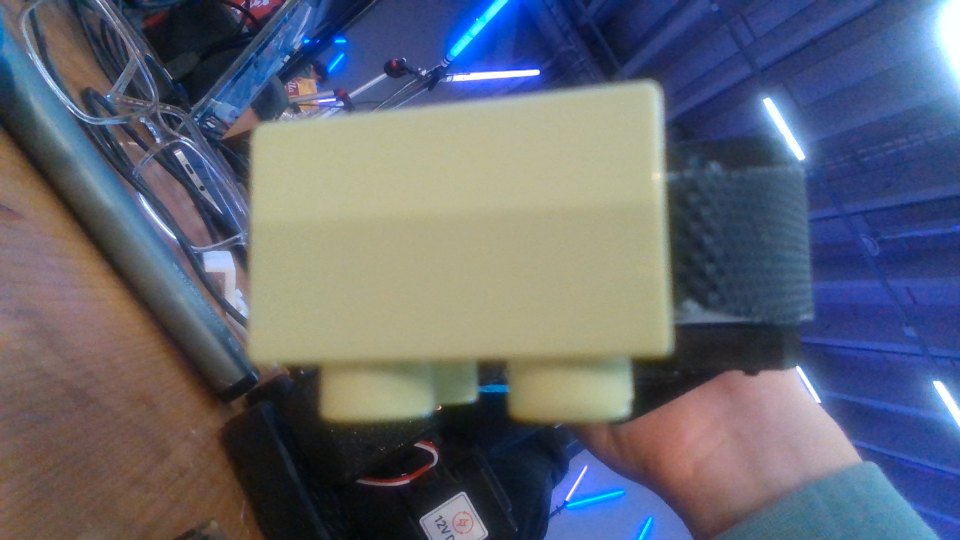
#> input picture vision/good/good/20261114_120115_4af69576_000.png, 1920 x 1080 px (shown at 1/2 size); its folder holds only this picture in this run
$ python -i colour_finders.py   (imports and definitions only)   (older library calls are emulated)
#> lines starting #> are read from the running program, lines starting #| are printed output that depends on the picture; after the words box and inside, x2 and y2 are one past the last pixel; in counts of white or black regions, pixels touching at a corner belong together
### vision/segment.py
"""Find the brick, straighten it and crop it tight: the pre-processing step before Anomalib.

Why: in the raw 700x700 captures the brick covers only ~7-18 % of the frame, its size changes
from photo to photo, and PatchCore spends most of its memory bank on paper, shadows and
highlights. After this step every image is "one brick, long side horizontal, filling the
frame, flat grey background", so small defects are bigger at 256x256 and the background can
no longer cause false alarms.

Pipeline (same function for capture, training and robot inference):
    raw mask  ->  morphology (open, close, largest blob, fill holes)  ->  minAreaRect
              ->  rotate so the long side is horizontal  ->  tight crop + margin
              ->  background painted flat grey  ->  pad to square

Raw mask sources:
    brick_mask_rgb    colour distance from the paper in Lab (works for pale lilac too, unlike
                      HSV saturation); used for the photos we already have
    brick_mask_depth  height above the table from an aligned RealSense depth frame (UNTESTED
                      until we have the camera; depth ignores colour, shadows and highlights)

Example (re-process an existing dataset, writes images + masks + a QA overlay sheet):
    python vision/segment.py --root dataset --out dataset_seg
"""

import argparse
from pathlib import Path

import cv2
import numpy as np

IMAGE_EXT = (".png", ".jpg", ".jpeg", ".bmp")
SPLITS = ["training/good", "test/good", "test/defective"]
FILL = 128  # flat background grey


# ---------------------------------------------------------------- raw masks
# [89 lines left out: functions brick_mask_rgb, brick_mask_scene, brick_mask_depth, not called in this run]


# ---------------------------------------------------------------- morphology
def clean_mask(raw: np.ndarray) -> np.ndarray:
    """Morphological clean-up shared by both mask sources. Returns uint8 0/1 (may be empty).

    open    removes speckle / depth flying pixels
    close   bridges small gaps (studs vs body, thin dark edges)
    largest connected component drops clutter (other objects, gripper parts)
    fill holes - a dark defect breaks the colour/depth mask from the inside; without filling,
            we would cut out exactly the defect we are looking for
    """
    s = min(raw.shape[:2])
    k_open = cv2.getStructuringElement(cv2.MORPH_ELLIPSE, (max(3, s // 140) | 1,) * 2)
    k_close = cv2.getStructuringElement(cv2.MORPH_ELLIPSE, (max(5, s // 45) | 1,) * 2)
    m = cv2.morphologyEx(raw, cv2.MORPH_OPEN, k_open)
    m = cv2.morphologyEx(m, cv2.MORPH_CLOSE, k_close)
    n, lab, stats, _ = cv2.connectedComponentsWithStats(m, connectivity=8)
    if n <= 1:
        return np.zeros_like(m)
    biggest = 1 + int(np.argmax(stats[1:, cv2.CC_STAT_AREA]))
    m = (lab == biggest).astype(np.uint8)
    contours, _ = cv2.findContours(m, cv2.RETR_EXTERNAL, cv2.CHAIN_APPROX_NONE)
    filled = np.zeros_like(m)
    cv2.drawContours(filled, contours, -1, 1, thickness=cv2.FILLED)
    return filled


# ---------------------------------------------------------------- crop
def studs_at_bottom(mask_r: np.ndarray, band: float = 0.15) -> bool:
    """On a brick already rotated long-side-horizontal: is the stud side at the bottom?

    The studs make the outline bumpy, so the edge band on the stud side is less filled than
    the flat side. Compares mask fill in the top and bottom `band` of the bounding box.
    """
    x, y, bw, bh = cv2.boundingRect(mask_r)
    k = max(2, int(band * bh))
    roi = mask_r[y:y + bh, x:x + bw]
    return roi[-k:].mean() < roi[:k].mean()


def canonical_crop(bgr: np.ndarray, mask: np.ndarray, margin: float = 0.08, fill: int = FILL,
                   keep_px: int = 3) -> tuple[np.ndarray, np.ndarray, dict]:
    """Rotate so the brick's long side is horizontal, crop tight, grey background, square pad.

    keep_px: the mask is dilated by this much before painting the background, so the brick's
    outer edge (where edge defects live) is never painted over.
    Returns (crop, crop_mask, info) with info = angle, rect size, area fraction.
    """
    pts = cv2.findNonZero(mask)
    if pts is None:
        raise ValueError("empty mask: no brick found")
    (cx, cy), (rw, rh), angle = cv2.minAreaRect(pts)
    if rw < rh:  # make the long side horizontal
        angle -= 90
        rw, rh = rh, rw
    h, w = mask.shape
    rot = cv2.getRotationMatrix2D((cx, cy), angle, 1.0)
    msk_r = cv2.warpAffine(mask, rot, (w, h), flags=cv2.INTER_NEAREST, borderValue=0)
    if studs_at_bottom(msk_r):  # minAreaRect cannot tell up from down; put the studs on top
        angle += 180
        rot = cv2.getRotationMatrix2D((cx, cy), angle, 1.0)
        msk_r = cv2.warpAffine(mask, rot, (w, h), flags=cv2.INTER_NEAREST, borderValue=0)
    img_r = cv2.warpAffine(bgr, rot, (w, h), flags=cv2.INTER_LINEAR, borderValue=(fill,) * 3)

    keep = cv2.dilate(msk_r, cv2.getStructuringElement(cv2.MORPH_ELLIPSE, (2 * keep_px + 1,) * 2))
    img_r[keep == 0] = fill

    x, y, bw, bh = cv2.boundingRect(msk_r)
    pad = int(round(margin * max(bw, bh)))
    side = max(bw, bh) + 2 * pad
    # square canvas centred on the brick; areas outside the photo stay grey
    canvas = np.full((side, side, 3), fill, np.uint8)
    canvas_m = np.zeros((side, side), np.uint8)
    x0, y0 = x + bw // 2 - side // 2, y + bh // 2 - side // 2
    sx0, sy0, sx1, sy1 = max(x0, 0), max(y0, 0), min(x0 + side, w), min(y0 + side, h)
    canvas[sy0 - y0:sy1 - y0, sx0 - x0:sx1 - x0] = img_r[sy0:sy1, sx0:sx1]
    canvas_m[sy0 - y0:sy1 - y0, sx0 - x0:sx1 - x0] = msk_r[sy0:sy1, sx0:sx1]
    info = {"angle": float(angle), "rect": (float(rw), float(rh)), "area_frac": float(mask.mean())}
    return canvas, canvas_m, info


MODES = {"paper": brick_mask_rgb, "scene": brick_mask_scene}


# [107 lines left out: functions raw_mask, process, overlay, sheet, parse_args, label and 2 more, not called in this run]


# [2 lines that do not run on import are left out]

### vision/colour_finders.py
"""Brick finders for the LeRobot recordings: 'where the brick must be' + colour (single frame).

side_colour_bg  side camera (main, must be right every time): brick = coloured AND different from a
                background reference (median of frames without the brick in place: table, bowls,
                backdrop are static). Then shadow removal, convex hull filled only with coloured /
                glare pixels, a small grow into the darker bevel. Settings: 3 px border (keep_px=3),
                no opening - the variant picked on the 49 recordings (49/49 complete crops).
gripper_roi_clean  gripper camera (extra, quick screen): the camera rides with the jaws, so the brick
                is the coloured blob in a fixed window between them. Pixels that move while the brick
                is carried (table / hall) are dropped, then only pixels near the brick's own hue are
                kept (wood is saturated too), an erosion+dilation removes glued-on bits, 1 px border.
                43/49 clean, the rest rejected by mask_quality (too small / not convex).
Both end in segment.clean_mask + canonical_crop + mask_quality, so crops match the rest of the code.
"""
import cv2
import numpy as np

from segment import canonical_crop, clean_mask, mask_quality, refine_by_colour

BLUE = (85, 135)                     # OpenCV hue range of the blue bowl (never the brick)
GRIP_ROI = (0.36, 0.46, 0.62, 0.82)  # window between the jaws, fractions of the gripper frame
SIDE = dict(keep_px=3, open_frac=0.0)
GRIPPER = dict(keep_px=1, open_frac=0.15, hue_trim=8, glare=(40, 190))


def colour_mask(bgr, min_s=40, min_v=55):
    hsv = cv2.cvtColor(cv2.GaussianBlur(bgr, (5, 5), 0), cv2.COLOR_BGR2HSV)
    h, s, v = hsv[..., 0], hsv[..., 1], hsv[..., 2]
    otsu, _ = cv2.threshold(s, 0, 255, cv2.THRESH_BINARY + cv2.THRESH_OTSU)
    thr = max(min_s, min(otsu, 90))
    m = (s > thr) & (v > min_v) & ~((h > BLUE[0]) & (h < BLUE[1]))
    return m.astype(np.uint8)


def _blob(mask, prefer_xy=None, drop_border=False, bridge=15, min_frac=0.01):
    k = cv2.getStructuringElement(cv2.MORPH_ELLIPSE, (5, 5))
    m = cv2.morphologyEx(mask, cv2.MORPH_OPEN, k)
    # glare lines / stud edges split a brick into pieces: bridge small gaps before picking a blob
    m = cv2.morphologyEx(m, cv2.MORPH_CLOSE, cv2.getStructuringElement(cv2.MORPH_ELLIPSE, (bridge, bridge)))
    n, cc, st, cen = cv2.connectedComponentsWithStats(m)
    h, w = m.shape
    best, best_score = None, 0
    for i in range(1, n):
        x, y, bw, bh, area = st[i]
        if area < min_frac * h * w:
            continue
        touches = (x == 0) + (y == 0) + (x + bw >= w) + (y + bh >= h)
        if drop_border and touches >= 1:
            # the brick may touch one edge when it is close to the frame border; table / bowls span it
            if bw > 0.6 * w or touches >= 2:
                continue
        score = area
        if prefer_xy is not None:
            d = np.hypot((cen[i][0] - prefer_xy[0]) / w, (cen[i][1] - prefer_xy[1]) / h)
            score = area * np.exp(-6 * d * d)
        if score > best_score:
            best, best_score = (cc == i).astype(np.uint8), score
    return best


def _finish(bgr, mask, hull=True, fg=None, refine=None, keep_px=None, open_frac=None, hue_trim=None, glare=(60, 0),
            min_area=0.02, close_px=0, allow_extra=None):
    keep_px = 3 if keep_px is None else keep_px
    open_frac = open_frac or 0.0
    if mask is None or mask.sum() == 0:
        raise ValueError("no brick found")
    mask = clean_mask(mask)
    if close_px:  # dilate then erode: fills notches / gaps narrower than the kernel (glare, pale spots)
        mask = clean_mask(cv2.morphologyEx(mask, cv2.MORPH_CLOSE,
                                           cv2.getStructuringElement(cv2.MORPH_ELLIPSE, (2 * close_px + 1,) * 2)))
    if refine if refine is not None else fg is not None:  # drop off-colour pieces (shadow, wood, jaws)
        mask = refine_by_colour(bgr, mask)
    if hull:
        # glare on glossy plastic has no colour and leaves notches; a brick face is convex. Fill the
        # hull only with coloured or bright (glare) pixels, never with dark gripper / arm parts.
        cnts, _ = cv2.findContours(mask, cv2.RETR_EXTERNAL, cv2.CHAIN_APPROX_SIMPLE)
        h = np.zeros_like(mask)
        cv2.drawContours(h, [cv2.convexHull(np.vstack(cnts))], -1, 1, -1)
        hsv = cv2.cvtColor(bgr, cv2.COLOR_BGR2HSV)
        allowed = (colour_mask(bgr, min_s=25) > 0) | (pale_mask(bgr) > 0) | ((hsv[..., 2] > 170) & (hsv[..., 1] < 80))
        if allow_extra is not None:
            allowed |= allow_extra > 0
        allowed = cv2.dilate(allowed.astype(np.uint8), np.ones((7, 7), np.uint8))
        if fg is not None:  # never fill with static background (table, paper)
            allowed &= fg
        mask = clean_mask((h & allowed).astype(np.uint8))
        # keep the brick's outer edge (darker bevel, defects live there): grow the mask a little,
        # only into pixels that still look like the brick (coloured or a shaded version of it)
        r = max(2, int(0.015 * np.sqrt(mask.sum())))
        grown = cv2.dilate(mask, cv2.getStructuringElement(cv2.MORPH_ELLIPSE, (2 * r + 1,) * 2))
        lab = cv2.cvtColor(bgr, cv2.COLOR_BGR2LAB).astype(np.float32)
        ref = np.median(lab[mask > 0], axis=0)
        like = (np.hypot(lab[..., 1] - ref[1], lab[..., 2] - ref[2]) < 25) & (lab[..., 0] > 0.45 * ref[0])
        if fg is not None:
            like &= fg > 0
        mask = clean_mask((mask | (grown & like.astype(np.uint8))).astype(np.uint8))
    if hue_trim:
        # gripper: wood / skin around the brick is also saturated; keep only pixels whose hue is near
        # the brick's own hue (taken from the mask core), unsaturated glare stays
        hsv = cv2.cvtColor(bgr, cv2.COLOR_BGR2HSV)
        core = cv2.erode(mask, cv2.getStructuringElement(cv2.MORPH_ELLIPSE, (15, 15)))
        core = core if core.sum() > 200 else mask
        hh = hsv[..., 0].astype(np.int16)
        ang = hh[core > 0].astype(np.float32) * np.pi / 90
        ref = int(round(np.arctan2(np.sin(ang).mean(), np.cos(ang).mean()) * 90 / np.pi)) % 180
        dh = np.abs(hh - ref); dh = np.minimum(dh, 180 - dh)
        keep = (dh <= hue_trim) | ((hsv[..., 1] < glare[0]) & (hsv[..., 2] > glare[1]))
        m2 = (mask & keep).astype(np.uint8)
        m2 = cv2.morphologyEx(m2, cv2.MORPH_CLOSE, cv2.getStructuringElement(cv2.MORPH_ELLIPSE, (7, 7)))
        if m2.any():
            n, cc, st, _ = cv2.connectedComponentsWithStats(m2)
            mask = clean_mask((cc == 1 + int(np.argmax(st[1:, cv2.CC_STAT_AREA]))).astype(np.uint8))
    if open_frac > 0:
        # erosion then dilation: removes bits narrower than the kernel (wood / jaw pieces glued to
        # the brick) and gives the brick its size back
        k = max(3, int(open_frac * np.sqrt(mask.sum()))) | 1
        opened = cv2.morphologyEx(mask, cv2.MORPH_OPEN, cv2.getStructuringElement(cv2.MORPH_ELLIPSE, (k, k)))
        if opened.any():
            n, cc, st, _ = cv2.connectedComponentsWithStats(opened)
            mask = clean_mask((cc == 1 + int(np.argmax(st[1:, cv2.CC_STAT_AREA]))).astype(np.uint8))
    crop, crop_m, info = canonical_crop(bgr, mask, keep_px=keep_px)
    info["ok"], info["reasons"] = mask_quality(mask, min_area=min_area)
    return mask, crop, crop_m, info


def gripper_roi(bgr, roi=GRIP_ROI):
    h, w = bgr.shape[:2]
    x0, y0, x1, y1 = int(roi[0] * w), int(roi[1] * h), int(roi[2] * w), int(roi[3] * h)
    sub = colour_mask(bgr[y0:y1, x0:x1], min_s=35)
    blob = _blob(sub, prefer_xy=((x1 - x0) / 2, (y1 - y0) / 2), bridge=1)
    full = np.zeros((h, w), np.uint8)
    if blob is not None:
        full[y0:y1, x0:x1] = blob
    mask, crop, crop_m, info = _finish(bgr, full, hull=False, refine=False, keep_px=1)
    # the ROI border is not the frame border: drop that reason
    info["reasons"] = [r for r in info["reasons"] if "border" not in r]
    info["ok"] = not info["reasons"]
    return mask, crop, crop_m, info


# [87 lines left out: functions side_colour_bg, pale_mask, arm_window, side_small, gripper_roi_clean, not called in this run]

>>> import cv2
>>> picture = cv2.imread('good/good/20261114_120115_4af69576_000.png')
#> picture is the input picture: shape (1080, 1920, 3); mean B, G, R 115.6, 102.4, 97.4
>>> result = gripper_roi(picture)
#> in colour_mask, `h, s, v = hsv[..., 0], hsv[..., 1], hsv[..., 2]`:
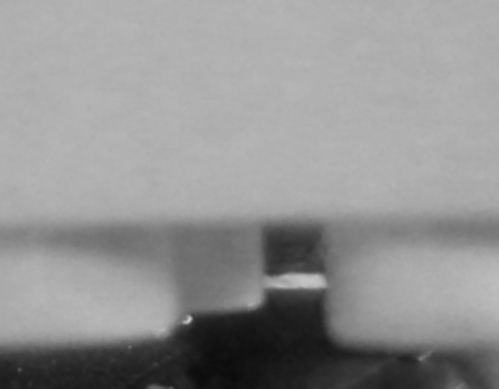
#> v: shape (389, 499); min 12, max 200, mean 146
#> in colour_mask, `otsu, _ = cv2.threshold(s, 0, 255, cv2.THRESH_BINARY + cv2.THRESH_OTSU)`: otsu = 93
#> in colour_mask, `thr = max(min_s, min(otsu, 90))`: thr = 90
#> in colour_mask, `m = (s > thr) & (v > min_v) & ~((h > BLUE[0]) & (h < BLUE[1]))`:
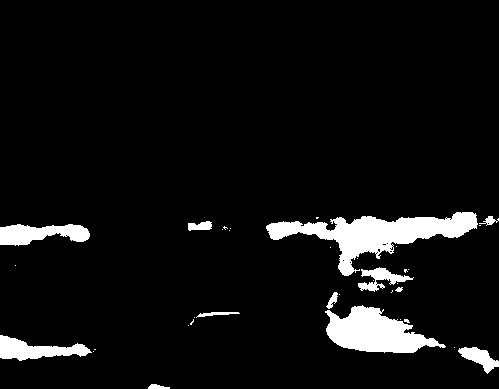
#> m: shape (389, 499) bool; 6.4% white; 36 white regions (24 under 20 px), largest, box (x1, y1, x2, y2) and area: (266, 212, 478, 276) 4896, (325, 305, 446, 353) 3308, (0, 224, 90, 246) 1306
#> in _blob, `n, cc, st, cen = cv2.connectedComponentsWithStats(m)`:
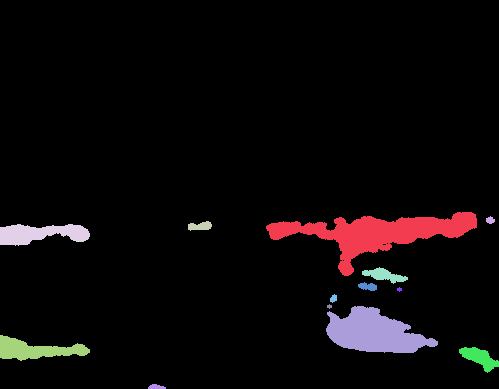
#> cc: shape (389, 499) int32; 14 distinct labels, from 0 to 13; one colour per label, 0 black
#> in _blob, `n, cc, st, cen = cv2.connectedComponentsWithStats(m)`: n = 14; st = 14 rows, first 6: [0, 0, 499, 389, 182256], [266, 212, 211, 64, 4768], [486, 216, 9, 8, 50], [188, 221, 24, 10, 165], [0, 224, 90, 22, 1298], [362, 267, 46, 17, 365]; cen = 14 rows, first 8: [245.3, 188.4], [376, 232.6], [489.9, 219.8], [199.8, 225.8], [39.92, 233.3], [383.9, 274.9], [367.5, 286.2], [399, 289]
#> the loop in _blob, `for i in range(1, n):` made 13 passes
#> (x, y, bw, bh, area, touches, d) on pass 1: (266, 212, 211, 64, 4768, False, 0.272)
#> after the loop in _blob, `for i in range(1, n):`: best_score = 3061.6
#> in gripper_roi, `full[y0:y1, x0:x1] = blob`:
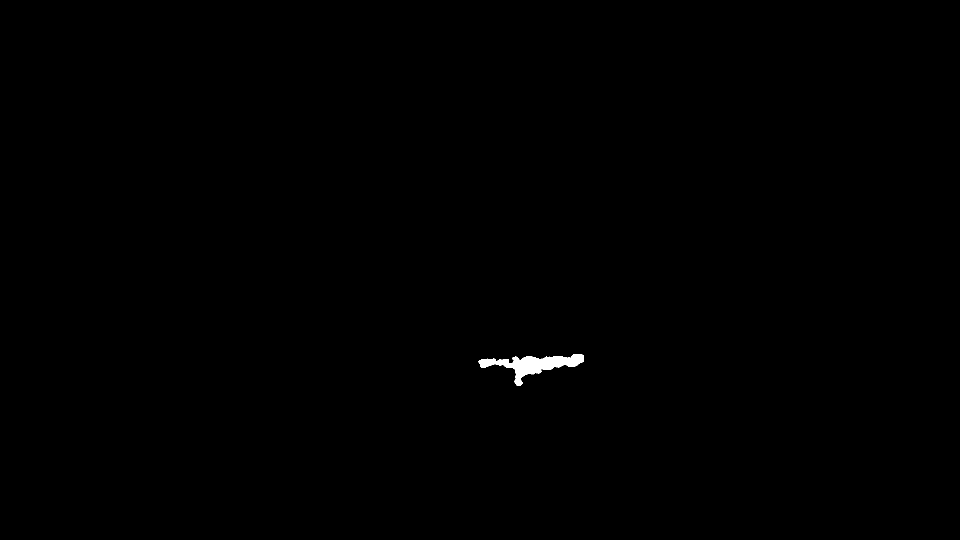
#> full: shape (1080, 1920) (shown at 1/2 size); values 0 (black) and 1 (white), 0.23% white; 1 white region, box (x1, y1, x2, y2) and area: (957, 708, 1168, 772) 4768
#> in clean_mask, `n, lab, stats, _ = cv2.connectedComponentsWithStats(m, connectivity=8)`: n = 2; stats = [[0, 0, 1920, 1080, 2068579], [957, 708, 211, 64, 5021]]
#> in clean_mask, `biggest = 1 + int(np.argmax(stats[1:, cv2.CC_STAT_AREA]))`: biggest = 1
#> in clean_mask, `contours, _ = cv2.findContours(m, cv2.RETR_EXTERNAL, cv2.CHAIN_APPROX_..`: contours = 1 contour; box (x1, y1, x2, y2) and area: (957, 708, 1168, 772) 4784
#> in canonical_crop, `pts = cv2.findNonZero(mask)`: pts = contour of 5021 points, box (x1, y1, x2, y2) (957, 708, 1168, 772), area 2148
#> in canonical_crop, `(cx, cy), (rw, rh), angle = cv2.minAreaRect(pts)`: cx = 1062.9; cy = 740.8; rw = 210.2; rh = 58.33; angle = -2.43
#> in canonical_crop, `rot = cv2.getRotationMatrix2D((cx, cy), angle, 1.0)`: rot = [[0.999, -0.0423, 32.31], [0.0423, 0.999, -44.33]]
#> in studs_at_bottom, `x, y, bw, bh = cv2.boundingRect(mask_r)`: x = 958; y = 712; bw = 211; bh = 59
#> in studs_at_bottom, `k = max(2, int(band * bh))`: k = 8
#> in canonical_crop, `angle += 180`: angle = 177.6
#> in canonical_crop, `rot = cv2.getRotationMatrix2D((cx, cy), angle, 1.0)`: rot = [[-0.999, 0.0423, 2093.5], [-0.0423, -0.999, 1525.9]]
#> in canonical_crop, `img_r = cv2.warpAffine(bgr, rot, (w, h), flags=cv2.INTER_LINEAR, borde..`:
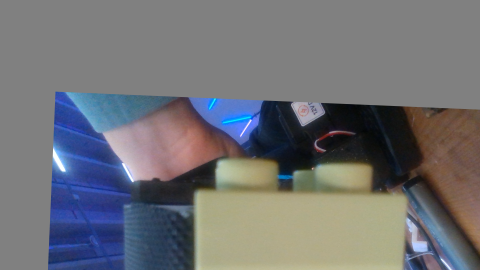
#> img_r: shape (1080, 1920, 3) (shown at 1/4 size); mean B, G, R 117.3, 113.4, 112.3
#> in canonical_crop, `x, y, bw, bh = cv2.boundingRect(msk_r)`: x = 958; y = 712; bw = 211; bh = 59
#> in canonical_crop, `pad = int(round(margin * max(bw, bh)))`: pad = 17
#> in canonical_crop, `side = max(bw, bh) + 2 * pad`: side = 245
#> in canonical_crop, `x0, y0 = x + bw // 2 - side // 2, y + bh // 2 - side // 2`: x0 = 941; y0 = 619
#> in canonical_crop, `sx0, sy0, sx1, sy1 = max(x0, 0), max(y0, 0), min(x0 + side, w), min(y0..`: sx0 = 941; sy0 = 619; sx1 = 1186; sy1 = 864
#> in canonical_crop, `canvas[sy0 - y0:sy1 - y0, sx0 - x0:sx1 - x0] = img_r[sy0:sy1, sx0:sx1]`:
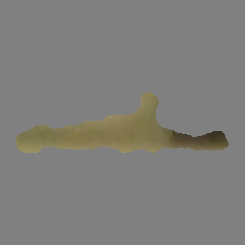
#> canvas: shape (245, 245, 3); mean of channels 0, 1, 2 123.3, 126.8, 127.7; drawn as B, G, R
#> in canonical_crop, `canvas_m[sy0 - y0:sy1 - y0, sx0 - x0:sx1 - x0] = msk_r[sy0:sy1, sx0:sx1]`:
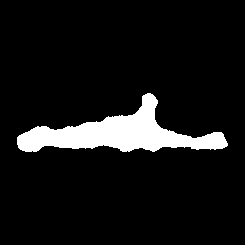
#> canvas_m: shape (245, 245); values 0 (black) and 1 (white), 8.4% white; 1 white region, box (x1, y1, x2, y2) and area: (17, 93, 228, 152) 5024
#> in canonical_crop, `info = {"angle": float(angle), "rect": (float(rw), float(rh)), "area_f..`: info = {'angle': 177.6, 'rect': (210.2, 58.33), 'area_frac': 0.00242}
#> (the run stopped early here; a loop or call above may not have finished)
